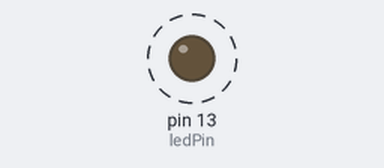
Bench run of a sketch on a simulated Arduino Uno, built with avr-gcc and run on an emulated ATmega328P. Shown: output pins drawn as LEDs (lit = HIGH). Dashed ring = blinking.

Above: at 0.2 s.
Timing chart, 0 to 3.0 s (numbered marks = the images above):
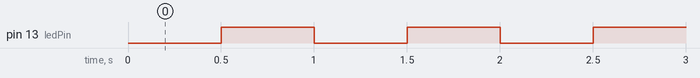

Measured:
- by itself, pin 13 (ledPin): alternates HIGH for 0.50 s and LOW for 0.50 s

The sketch:

Sketch_1.ino
```cpp
// LED Series - Sketch 1

// Pin number for the LED
const int ledPin = 13;

// Time variables
unsigned long previousMillis = 0;
const long interval = 500; // 1 Hertz frequency means 500 milliseconds per LED state

// LED state
int ledState = LOW;

void setup() {
  // Set the LED pin as an output
  pinMode(ledPin, OUTPUT);
}

void loop() {
  // Get the current time
  unsigned long currentMillis = millis();

  // Check if the specified interval has passed
  if (currentMillis - previousMillis >= interval) {
    // Save the current time
    previousMillis = currentMillis;

    // Toggle the LED state
    if (ledState == LOW) {
      ledState = HIGH;
    } else {
      ledState = LOW;
    }

    // Apply the LED state to the pin
    digitalWrite(ledPin, ledState);
  }
}
/*
This sketch uses the millis() function to keep track of time and
toggles the LED state every 500 milliseconds (1 Hertz cycle frequency).
The duty cycle is 50% since the LED is turned on and off alternately.
The LED is connected to GPIO pin 13; you can adjust the ledPin
variable if your LED is connected to a different pin.
*/
```
